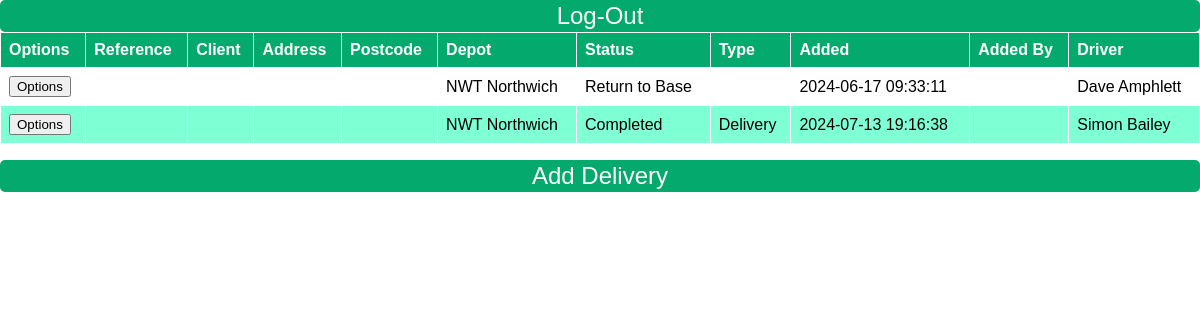
The page /wip/driver2.php (signed in) on the database its author committed.
### tables this page shows
CREATE TABLE deliveries (id INTEGER PRIMARY KEY AUTOINCREMENT, depot TEXT NOT NULL, createdby TEXT, type TEXT NOT NULL, company TEXT NOT NULL, location TEXT NOT NULL, docid TEXT, added TEXT, driver TEXT, assigned TEXT, status TEXT, completed TEXT, sign_name TEXT, signature TEXT, note TEXT);

### wip/driver2.php (the view, shortened to what this page needs)
<?php
require("data/global.php");
$db = new SQLite3($database);
$todaysDate = date("Y-m-d");
$mainSQL = "SELECT * FROM deliveries WHERE (added > '".$todaysDate."' OR status != 'Completed') AND (depot = '".$_SESSION['depot']."' AND depot !='') ORDER BY added ASC";
$mainRet = $db->query($mainSQL);
?>
<!DOCTYPE html>
<html lang="en">
<head>
</head>
<body>
<div id="logout">
    <form method='POST' action='adminDashboard.php'>
        <input class='settingsButton' type='submit' name='f' value='Log-Out' />
    </form>
</div>
<div id="container">
    <table id="deliveries">
        <tr>
            <th>Options</th>
            <th>Reference</th>
            <th>Client</th>
            <th>Address</th>
            <th>Postcode</th>
            <th>Depot</th>
            <th>Status</th>
            <th>Type</th>
            <th>Added</th>
            <th>Added By</th>
            <th>Driver</th>
        </tr>
        <?php while($row1 = $mainRet->fetchArray(SQLITE3_ASSOC)): ?>
            <?php
                $statusClass = strtolower(str_replace(" ", "", $row1['status']));
            ?>
            <tr class="<?= $statusClass ?>">
                <td><button class='optionsButton' onclick="showOptionsModal('<?= $row1['ID'] ?>')">Options</button></td>
                <td><?= $row1['reference'] ?></td>
                <td><?= $row1['client'] ?></td>
                <td><?= $row1['address'] ?></td>
                <td><?= $row1['postcode'] ?></td>
                <td><?= $row1['depot'] ?></td>
                <td><?= $row1['status'] ?></td>
                <td><?= $row1['type'] ?></td>
                <td><?= $row1['added'] ?></td>
                <td><?= $row1['addedBy'] ?></td>
                <td><?= $row1['driver'] ?></td>
            </tr>
        <?php endwhile; ?>
    </table>
</div>
<p><button class='addJobButton' onclick='showAddJobModal()'>Add Delivery</button></p>
</body>
</html>

### wip/driver2.php (style rules this page uses)
body { font-family: Arial, Helvetica, sans-serif; margin: 0; padding: 0; }
.completed { background-color: aquamarine; }
#deliveries { font-family: Arial, Helvetica, sans-serif; border-collapse: collapse; width: 100%; border-radius: 2px; }
#deliveries th, #deliveries td { border: 1px solid #FFF; padding: 8px; text-align: left; }
#deliveries th { background-color: #04AA6D; color: white; }
.actionJob, .settingsButton, .addJobButton { width: 100%; height: 32px; background-color: #04AA6D; color: white; border-radius: 5px; border: none; font-size: 24px; cursor: pointer; }

### rows shown on the page
deliveries: depot "NWT Northwich", status "Return to Base", added "2024-06-17 09:33:11", driver "Dave Amphlett"
deliveries: depot "NWT Northwich", status "Completed", type "Delivery", added "2024-07-13 19:16:38", driver "Simon Bailey"
